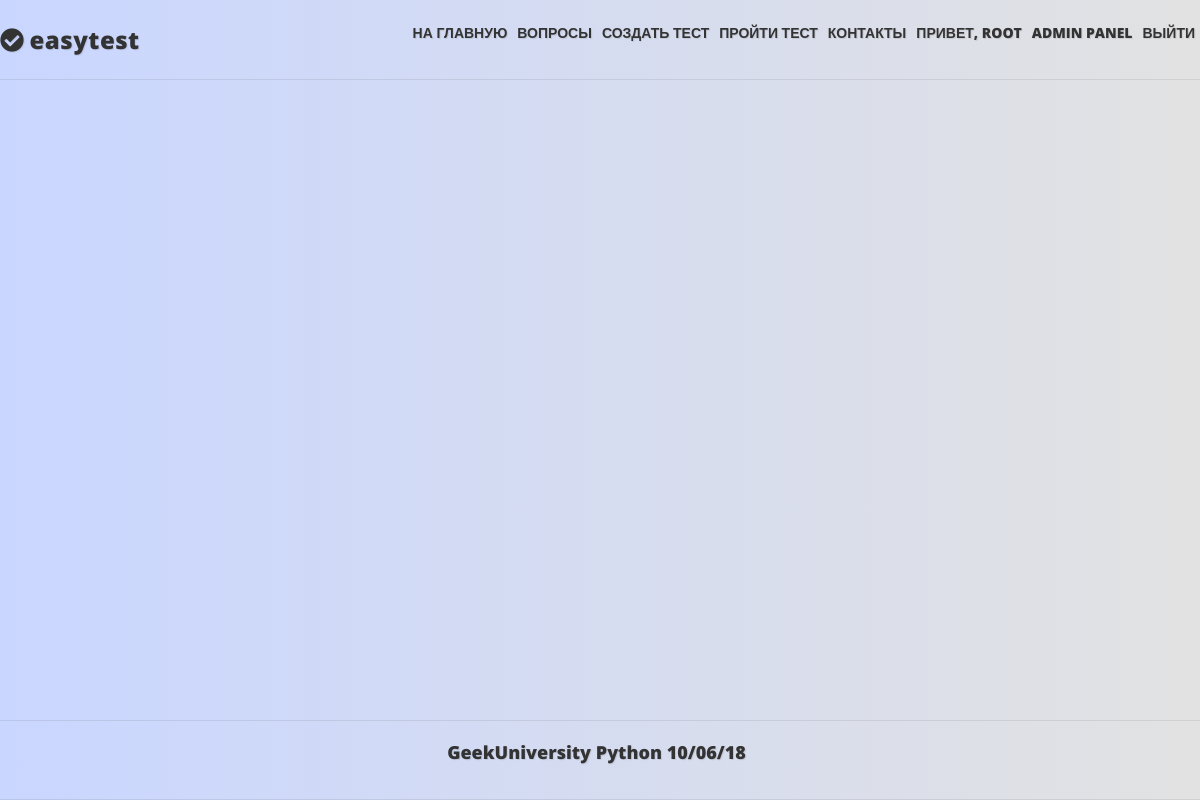
/test/1 (signed in), run on an earlier commit of the app's database.
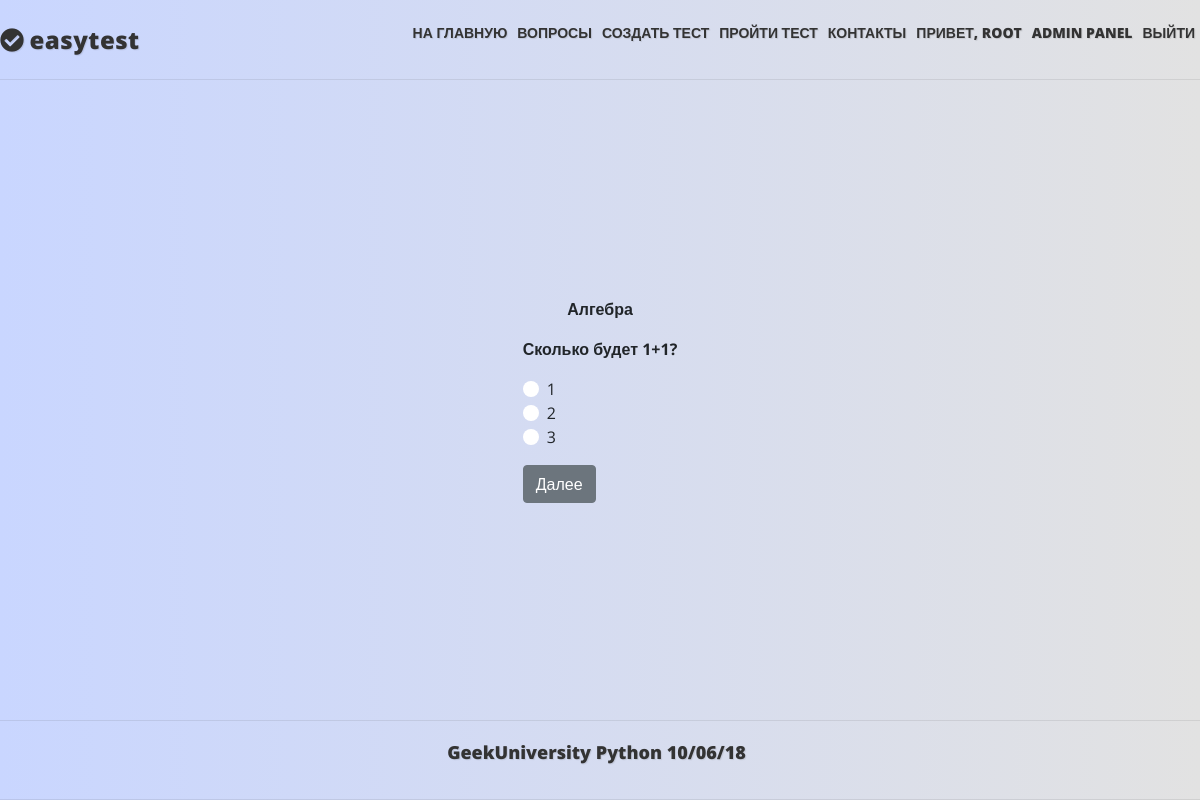
And on a later commit of the database.
### mainapp/models.py (models this page shows, shortened)
class Core(models.Model):
    title = models.CharField(_('title'), max_length=250, blank=True)
    description = models.TextField(_('description'), blank=True)
    sort = models.IntegerField(_('sort'), default=0, null=True, blank=True)
    active = models.BooleanField(_('active'), default=True)
    deleted = models.BooleanField(_('deleted'), default=False)
    all_objects = models.Manager()
    objects = CoreManager()
    class Meta:
        abstract = True

class Question(Core):
    class Meta:
        verbose_name = _('Вопрос')
        verbose_name_plural = _('Вопросы')
    objects = QuestionManager()

class Test(Core):
    class Meta:
        verbose_name = _('Тест')
        verbose_name_plural = _('Тесты')
    owner = models.ForeignKey(User, null=False, blank=True, related_name='tests', on_delete=models.PROTECT)
    category = models.ForeignKey(TestCategory, null=True, blank=True, on_delete=models.SET_NULL)
    keywords = models.ManyToManyField(Keyword, blank=True, related_name='tests')
    questions = models.ManyToManyField(Question, blank=True, related_name='tests')
    max_questions = models.PositiveIntegerField(_('Count questions'), default=0, blank=True)
    required_correct_answers = models.PositiveIntegerField(_('Required correct answers'), default=0, blank=True)
    objects = TestManager()
    TEST_TYPE_CHOICES = (
        (0, 'teaching'),
        (1, 'exam'),
        )
    test_type = models.CharField(max_length=2, choices=TEST_TYPE_CHOICES, default=0)
    """ типы тестов - учебный и экзаменационный(на время и оценку) - это реализуем позже.
    Необходимо будет также добавить время на прохождение теста, проценты правильных ответов для разных оценок."""

class Answer(Core):
    class Meta:
        verbose_name = _('Ответ')
        verbose_name_plural = _('Ответы')
    is_correct = models.BooleanField(_('is correct'), default=False)
    question = models.ForeignKey(Question, null=True, blank=True, related_name='answers', on_delete=models.CASCADE)
    def __str__(self):
        return f'{self.description}'

### mainapp/views.py (the view)
# urls.py: path('test/<int:pk>', mainapp.QuestionList.as_view(), name='test'),
class QuestionList(LoginRequiredMixin, ListView):
    model = Question
    login_url = reverse_lazy('authapp:login')
    paginate_by = 1
    def get_queryset(self):
        return self.model.objects.get_test(self.kwargs['pk'])

### mainapp/models.py (called while the page is built)
    def get_queryset(self):
        return CoreQuerySet(self.model).filter(active=True, deleted=False)

    def get_test(self, pk):
        return self.filter(tests=pk)

### mainapp/templates/mainapp/question_list.html (shortened to what this page needs)
{% extends "base.html" %}
{% load static i18n %}
{% block content %}
    {% with current_kwargs=request.resolver_match.kwargs.pk  %}
        <div class="center">
            {% for object in object_list %}
                <p><b>{{ object.tests.all.0.title }}</b></p>
                <form action="{% url 'mainapp:result_update' current_kwargs %}" method="post">
                    <ul><b>{{ object.description }}</b></p>
                        {% for answer in object.answers.all %}
                            <div class="custom-control custom-radio">
                                <label class="custom-control-label" for="customRadio{{  forloop.counter }}">{{ answer }}</label>
                            </div>
                        {% endfor %}
                    </ul>
                    <input type="submit" class="btn btn-secondary" value="Далее">
                </form>
            {% endfor %}
        </div>
    {% endwith %}
{% endblock content %}

What changed in the data, as far as the page shows it:
added Question: tests.all.0 "Алгебра", description "Сколько будет 1+1?"
added Answer: description "1"
added Answer: description "2"
added Answer: description "3"
